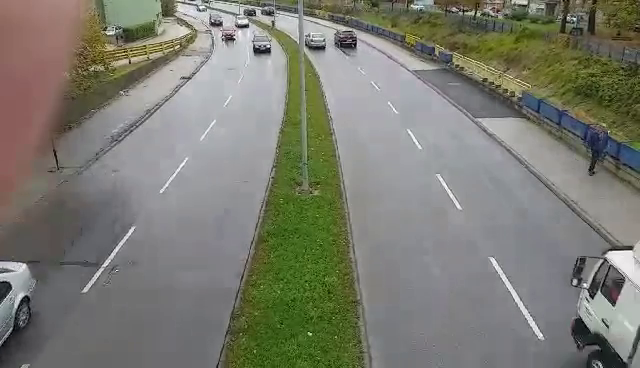
#> input picture frame 67 of juzna1.mp4, 640 x 368 px
$ python main.py
#> lines starting #> are read from the running program, lines starting #| are printed output that depends on the picture
### vehicles.py
from random import randint
import time

class Car:
    tracks=[]
    def __init__(self,i,xi,yi,max_age):
        self.i=i
        self.x=xi
        self.y=yi
        self.tracks=[]
        self.R=randint(-254,255)
        self.G=randint(-254,255)
        self.B=randint(-254,255)
        self.done=False
        self.state='0'
        self.age=0
        self.max_age=max_age
        self.dir=None

    def getRGB(self):  #For the RGB colour
        return (self.R,self.G,self.B)
    def getTracks(self):
        return self.tracks

    def getId(self): #For the ID
        return self.i

    def getState(self):
        return self.state

    def getFilesDir(self):
        return self.dir

    def getX(self):  #for x coordinate
        return self.x

    def getY(self):  #for y coordinate
        return self.y

    # [5 lines left out: function updateCoords, not called in this run]

    def setDone(self):
        self.done = True

    def timedOut(self):
        return self.done

    # [33 lines left out: functions going_UP, going_DOWN, age_one, not called in this run]

#Class2

class MultiCar:
    # [9 lines left out: function __init__, not called in this run]

### main.py
import cv2
import numpy as np
import vehicles
import time


cnt_up=0
cnt_down=0


cap=cv2.VideoCapture("juzna1.mp4")


#Get width and height of video

w=cap.get(cv2.CAP_PROP_FRAME_WIDTH)
h=cap.get(cv2.CAP_PROP_FRAME_HEIGHT)
frameArea=w*h
areaTH=frameArea/400


#Lines
line_up=int(2*(h/5))
line_down=int(3*(h/5))

up_limit=int(1*(h/5))
down_limit=int (4*(h/5))

print('Red line y:',str(line_down))
print("Blue line y:",str(line_up))
line_down_color=(255,0,0)
line_up_color=(255,0,255)
pt1 =  [0, line_down]
pt2 =  [w, line_down]
pts_L1 = np.array([pt1,pt2], np.int64)
pts_L1 = pts_L1.reshape((-1,1,2))
pt3 =  [0, line_up]
pt4 =  [w, line_up]
pts_L2 = np.array([pt3,pt4], np.int64)
pts_L2 = pts_L2.reshape((-1,1,2))

pt5 =  [0, up_limit]
pt6 =  [w, up_limit]
pts_L3 = np.array([pt5,pt6], np.int64)
pts_L3 = pts_L3.reshape((-1,1,2))
pt7 =  [0, down_limit]
pt8 =  [w, down_limit]
pts_L4 = np.array([pt7,pt8], np.int64)
pts_L4 = pts_L4.reshape((-1,1,2))

#Background Subtractor
fgbg=cv2.createBackgroundSubtractorMOG2(
    history=300,
    varThreshold = 32,
    detectShadows=0)

#Kernals
kernalOp = np.ones((3,3),np.uint8)
kernalOp2 = np.ones((4,4),np.uint8)
kernalCl = np.ones((11,11),np.uint8)


font = cv2.FONT_HERSHEY_SIMPLEX
cars = []
max_age = 4
pid = 1


while(cap.isOpened()):

    ret,frame=cap.read()
#> frame is the input picture: shape (368, 640, 3); mean B, G, R 113.4, 124.1, 123.5
    for i in cars:
        i.age_one()
    fgmask=fgbg.apply(frame)
#> fgmask: shape (368, 640); every value is 255
    fgmask2=fgbg.apply(frame)
#> fgmask2: shape (368, 640); every value is 0

    if ret==True:

        #Binarization
        ret,imBin=cv2.threshold(fgmask,200,255,cv2.THRESH_BINARY)
        ret,imBin2=cv2.threshold(fgmask,200,255,cv2.THRESH_BINARY)
        #OPening i.e First Erode the dilate
        mask=cv2.morphologyEx(imBin,cv2.MORPH_OPEN,kernalOp)
        mask2=cv2.morphologyEx(imBin2,cv2.MORPH_OPEN,kernalOp)

        #Closing i.e First Dilate then Erode
        mask=cv2.morphologyEx(mask,cv2.MORPH_CLOSE,kernalCl)
        mask2=cv2.morphologyEx(mask2,cv2.MORPH_CLOSE,kernalOp2)


        #Find Contours
        countours0,hierarchy=cv2.findContours(mask,cv2.RETR_EXTERNAL,cv2.CHAIN_APPROX_SIMPLE)
#> countours0 = [[[0, 0], [0, 367], [639, 367], [639, 0]]]
        for cnt in countours0:
            area=cv2.contourArea(cnt)
            print(area)


            if area>areaTH:
                ####Tracking######
                m=cv2.moments(cnt)
                cx=int(m['m10']/m['m00'])
                cy=int(m['m01']/m['m00'])
                x,y,w,h=cv2.boundingRect(cnt)

                new=True
                if cy in range(up_limit,down_limit):
                    for i in cars:
                        if abs(cx - i.getX()) <= w and abs(cy - i.getY()) <= h:
                            new = False
                            i.updateCoords(cx, cy)

                            if i.going_UP(line_down,line_up)==True:
                                cnt_up=cnt_up+1
                                print("ID:",i.getId(),'crossed going up at', time.strftime("%c"))
                            elif i.going_DOWN(line_up,line_down)==True:
                                cnt_down=cnt_down+1
                                print("ID:", i.getId(), 'crossed going down at', time.strftime("%c"))
                            break
                        if i.getState()=='1':
                            if i.getFilesDir()=='line_down'and i.getY()>=down_limit:
                                i.setDone()
                            elif i.getFilesDir()=='line_up'and i.getY()<=up_limit:
                                i.setDone()
                        if i.timedOut():
                            index=cars.index(i)
                            cars.pop(index)
                            del i

                    if new==True: #If nothing is detected,create new
                        p=vehicles.Car(pid,cx,cy,max_age)
                        cars.append(p)
                        pid=0

                cv2.circle(frame,(cx,cy),5,(0,0,255),-1)
                img=cv2.rectangle(frame,(x,y),(x+w,y+h),(0,255,0),2)
#> this loop made 1 pass
#> (cnt, area, cx, cy, x, y, w, h) on pass 1: ([[0, 0], [0, 367], [639, 367], [639, 0]], 234513, 319, 183, 0, 0, 640, 368)
#| 234513.0
#> after the loop, cars = 1 item; cnt_down = 0; cnt_up = 0

        for i in cars:
            cv2.putText(frame, str(i.getId()), (i.getX(), i.getY()), font, 0.3, i.getRGB(), 1, cv2.LINE_AA)
#> this loop made 1 pass
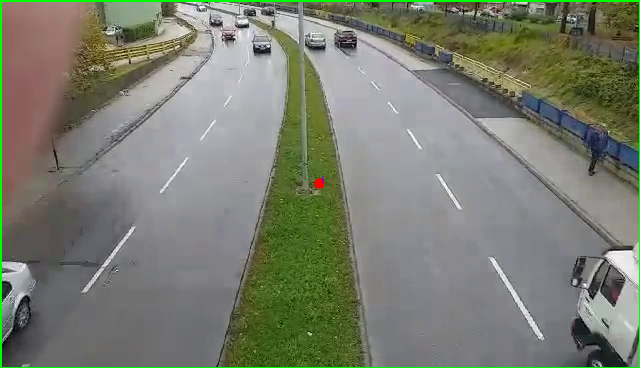
#> frame: shape (368, 640, 3); mean B, G, R 112.2, 126, 122.1


        str_up='UP: '+str(cnt_up)
#> str_up = 'UP: 0'
        str_down='DOWN: '+str(cnt_down)
#> str_down = 'DOWN: 0'
        frame=cv2.polylines(frame,[pts_L1],False,line_down_color,thickness=2)
        frame=cv2.polylines(frame,[pts_L2],False,line_up_color,thickness=2)
        frame=cv2.polylines(frame,[pts_L3],False,(255,0,255),thickness=1)
        frame=cv2.polylines(frame,[pts_L4],False,(255,255,255),thickness=1)
        cv2.putText(frame, str_up, (10, 40), font, 0.5, (255, 255, 255), 2, cv2.LINE_AA)
        cv2.putText(frame, str_up, (10, 40), font, 0.5, (0, 0, 255), 1, cv2.LINE_AA)
        cv2.putText(frame, str_down, (10, 90), font, 0.5, (255, 255, 255), 2, cv2.LINE_AA)
        cv2.putText(frame, str_down, (10, 90), font, 0.5, (255, 0, 0), 1, cv2.LINE_AA)
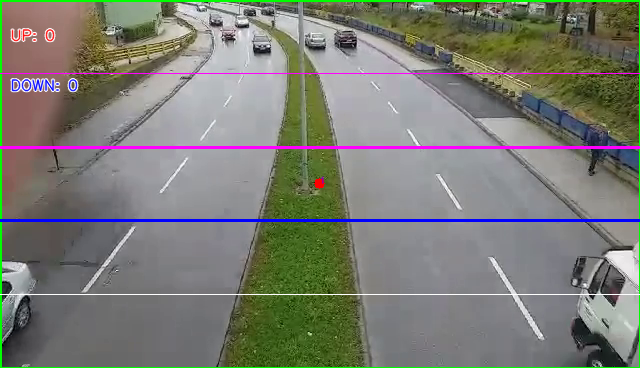
#> frame: shape (368, 640, 3); mean B, G, R 115.6, 124.1, 123
        cv2.imshow('frame',frame)

        if cv2.waitKey(20)&0xFF==ord('q'):
#> (key q is pressed here)
            break

    else:
        break


cap.release()
cv2.destroyAllWindows()

$ run again, starting later in the video
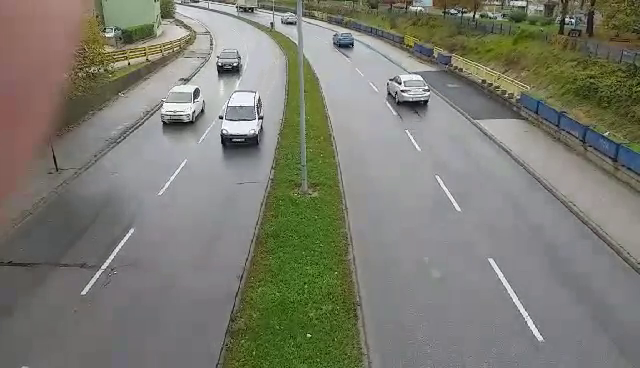
#> input picture frame 305 of juzna1.mp4, 640 x 368 px
#> frame is the input picture: shape (368, 640, 3); mean B, G, R 113.1, 124.1, 123.7
#> fgmask: shape (368, 640); every value is 255
#> fgmask2: shape (368, 640); every value is 0
#> countours0 = [[[0, 0], [0, 367], [639, 367], [639, 0]]]
#> the loop `for cnt in countours0:` made 1 pass
#> (cnt, area, cx, cy, x, y, w, h) on pass 1: ([[0, 0], [0, 367], [639, 367], [639, 0]], 234513, 319, 183, 0, 0, 640, 368)
#> (printed output is left out)
#> after the loop `for cnt in countours0:`: cars = 1 item; cnt_down = 0
#> the loop `for i in cars:` made 1 pass
#> after the loop `for i in cars:`:
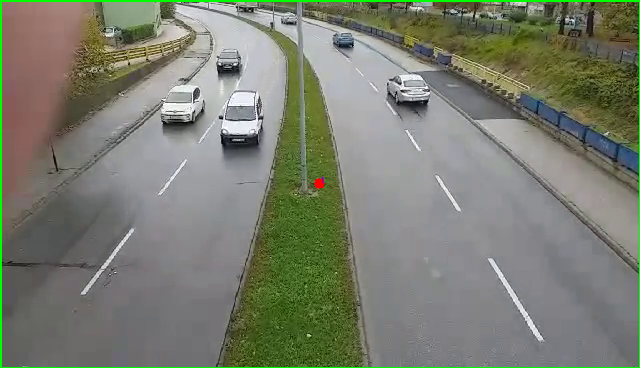
#> frame: shape (368, 640, 3); mean B, G, R 111.9, 126, 122.3
#> str_up = 'UP: 0'
#> str_down = 'DOWN: 0'
#> `cv2.putText(frame, str_down, (10, 90), font, 0.5, (255, 0, 0), 1, cv2...`:
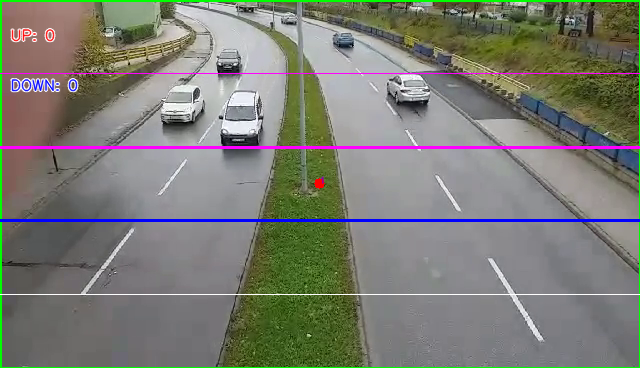
#> frame: shape (368, 640, 3); mean B, G, R 115.4, 124.2, 123.3

$ run again, starting later in the video
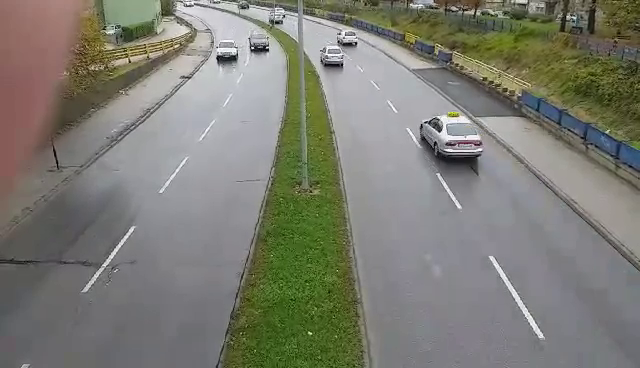
#> input picture frame 543 of juzna1.mp4, 640 x 368 px
#> frame is the input picture: shape (368, 640, 3); mean B, G, R 115.3, 125.2, 125.1
#> fgmask: shape (368, 640); every value is 255
#> fgmask2: shape (368, 640); every value is 0
#> countours0 = [[[0, 0], [0, 367], [639, 367], [639, 0]]]
#> the loop `for cnt in countours0:` made 1 pass
#> (cnt, area, cx, cy, x, y, w, h) on pass 1: ([[0, 0], [0, 367], [639, 367], [639, 0]], 234513, 319, 183, 0, 0, 640, 368)
#> (printed output is left out)
#> after the loop `for cnt in countours0:`: cars = 1 item; cnt_down = 0
#> the loop `for i in cars:` made 1 pass
#> after the loop `for i in cars:`:
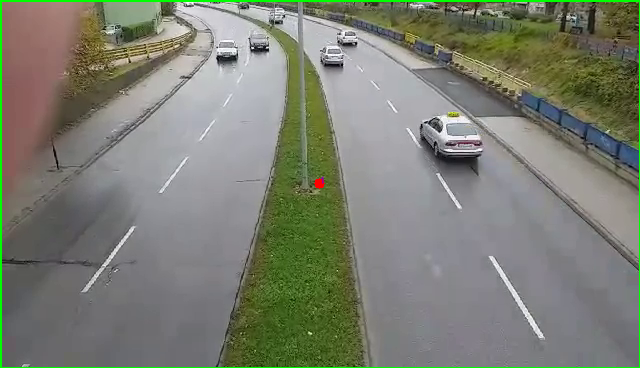
#> frame: shape (368, 640, 3); mean B, G, R 114.1, 127.1, 123.7
#> str_up = 'UP: 0'
#> str_down = 'DOWN: 0'
#> `cv2.putText(frame, str_down, (10, 90), font, 0.5, (255, 0, 0), 1, cv2...`:
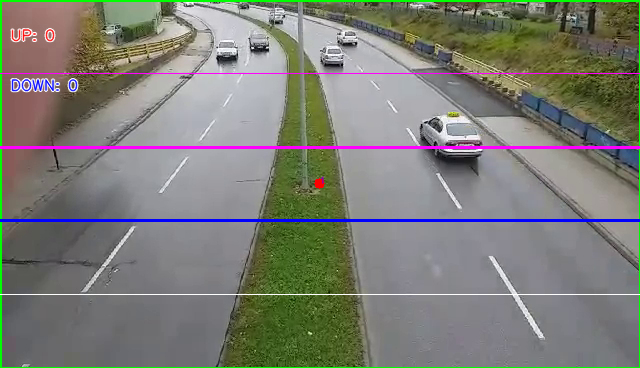
#> frame: shape (368, 640, 3); mean B, G, R 117.5, 125.2, 124.6
